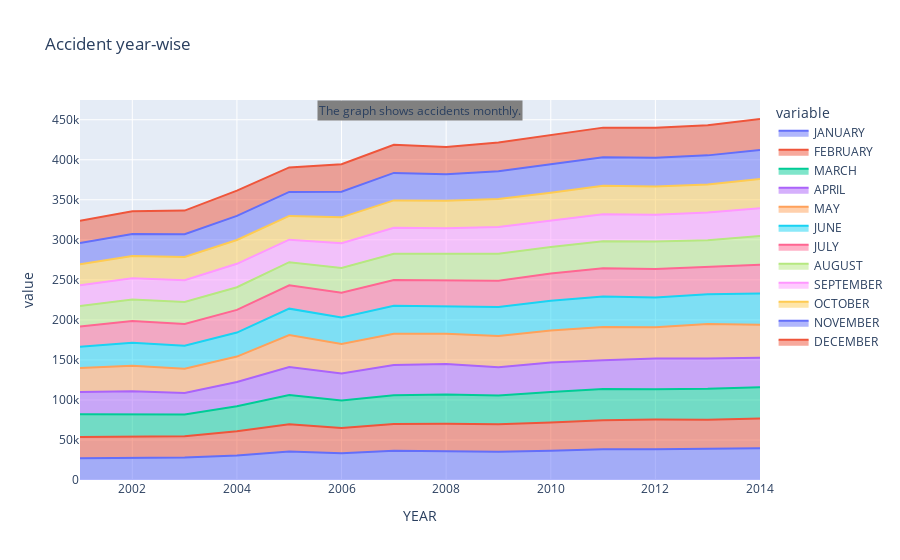

Here is the notebook cell this chart was saved with:
### Code cell
month = ['JANUARY', 'FEBRUARY', 'MARCH', 'APRIL', 'MAY', 'JUNE', 'JULY', 'AUGUST', 'SEPTEMBER', 'OCTOBER','NOVEMBER', 'DECEMBER']
fig = px.area(grouped_obj, x=grouped_obj.index, y=month, title='Accident YEAR-wise')
conclusion = 'The graph shows accidents monthly.'
fig.add_annotation(text=conclusion, xref='paper', yref='paper', x=.5, y=1, bgcolor='grey', showarrow=False, font=dict(size=12))
fig.show()

### Figure 1 — Plotly figure (JSON) as saved in the notebook; plotly's stock layout.template omitted (floating-point values rounded to 4 significant figures)
{"data": [{"fillpattern": {"shape": ""}, "hovertemplate": "variable=JANUARY<br>YEAR=%{x}<br>value=%{y}<extra></extra>", "legendgroup": "JANUARY", "line": {"color": "#636efa"}, "marker": {"symbol": "circle"}, "mode": "lines", "name": "JANUARY", "orientation": "v", "showlegend": true, "stackgroup": "1", "type": "scatter", "x": [2001, 2002, 2003, 2004, 2005, 2006, 2007, 2008, 2009, 2010, 2011, 2012, 2013, 2014], "xaxis": "x", "y": [27039, 27426, 28209, 30722, 35740, 33535, 36432, 36012, 35346, 36674, 38305, 38395, 39185, 39699], "yaxis": "y"}, {"fillpattern": {"shape": ""}, "hovertemplate": "variable=FEBRUARY<br>YEAR=%{x}<br>value=%{y}<extra></extra>", "legendgroup": "FEBRUARY", "line": {"color": "#EF553B"}, "marker": {"symbol": "circle"}, "mode": "lines", "name": "FEBRUARY", "orientation": "v", "showlegend": true, "stackgroup": "1", "type": "scatter", "x": [2001, 2002, 2003, 2004, 2005, 2006, 2007, 2008, 2009, 2010, 2011, 2012, 2013, 2014], "xaxis": "x", "y": [26694, 26441, 26334, 30297, 34023, 31356, 33614, 34314, 34265, 35277, 36296, 37109, 36137, 37115], "yaxis": "y"}, {"fillpattern": {"shape": ""}, "hovertemplate": "variable=MARCH<br>YEAR=%{x}<br>value=%{y}<extra></extra>", "legendgroup": "MARCH", "line": {"color": "#00cc96"}, "marker": {"symbol": "circle"}, "mode": "lines", "name": "MARCH", "orientation": "v", "showlegend": true, "stackgroup": "1", "type": "scatter", "x": [2001, 2002, 2003, 2004, 2005, 2006, 2007, 2008, 2009, 2010, 2011, 2012, 2013, 2014], "xaxis": "x", "y": [28284, 28210, 27266, 31055, 36287, 34275, 35873, 36402, 36024, 37861, 39114, 37862, 38543, 39085], "yaxis": "y"}, {"fillpattern": {"shape": ""}, "hovertemplate": "variable=APRIL<br>YEAR=%{x}<br>value=%{y}<extra></extra>", "legendgroup": "APRIL", "line": {"color": "#ab63fa"}, "marker": {"symbol": "circle"}, "mode": "lines", "name": "APRIL", "orientation": "v", "showlegend": true, "stackgroup": "1", "type": "scatter", "x": [2001, 2002, 2003, 2004, 2005, 2006, 2007, 2008, 2009, 2010, 2011, 2012, 2013, 2014], "xaxis": "x", "y": [27921, 28883, 26863, 30335, 34981, 33735, 37629, 38059, 35243, 37055, 35956, 38474, 37782, 36747], "yaxis": "y"}, {"fillpattern": {"shape": ""}, "hovertemplate": "variable=MAY<br>YEAR=%{x}<br>value=%{y}<extra></extra>", "legendgroup": "MAY", "line": {"color": "#FFA15A"}, "marker": {"symbol": "circle"}, "mode": "lines", "name": "MAY", "orientation": "v", "showlegend": true, "stackgroup": "1", "type": "scatter", "x": [2001, 2002, 2003, 2004, 2005, 2006, 2007, 2008, 2009, 2010, 2011, 2012, 2013, 2014], "xaxis": "x", "y": [29978, 31726, 30335, 31752, 40126, 37019, 39036, 37912, 38928, 39821, 41542, 38920, 43064, 41404], "yaxis": "y"}, {"fillpattern": {"shape": ""}, "hovertemplate": "variable=JUNE<br>YEAR=%{x}<br>value=%{y}<extra></extra>", "legendgroup": "JUNE", "line": {"color": "#19d3f3"}, "marker": {"symbol": "circle"}, "mode": "lines", "name": "JUNE", "orientation": "v", "showlegend": true, "stackgroup": "1", "type": "scatter", "x": [2001, 2002, 2003, 2004, 2005, 2006, 2007, 2008, 2009, 2010, 2011, 2012, 2013, 2014], "xaxis": "x", "y": [26660, 28829, 28593, 29984, 32851, 33018, 34934, 34005, 36234, 37094, 37889, 37325, 37249, 38909], "yaxis": "y"}, {"fillpattern": {"shape": ""}, "hovertemplate": "variable=JULY<br>YEAR=%{x}<br>value=%{y}<extra></extra>", "legendgroup": "JULY", "line": {"color": "#FF6692"}, "marker": {"symbol": "circle"}, "mode": "lines", "name": "JULY", "orientation": "v", "showlegend": true, "stackgroup": "1", "type": "scatter", "x": [2001, 2002, 2003, 2004, 2005, 2006, 2007, 2008, 2009, 2010, 2011, 2012, 2013, 2014], "xaxis": "x", "y": [25141, 27136, 27268, 28333, 29080, 30827, 32402, 32655, 32897, 34081, 35296, 35354, 33847, 35946], "yaxis": "y"}, {"fillpattern": {"shape": ""}, "hovertemplate": "variable=AUGUST<br>YEAR=%{x}<br>value=%{y}<extra></extra>", "legendgroup": "AUGUST", "line": {"color": "#B6E880"}, "marker": {"symbol": "circle"}, "mode": "lines", "name": "AUGUST", "orientation": "v", "showlegend": true, "stackgroup": "1", "type": "scatter", "x": [2001, 2002, 2003, 2004, 2005, 2006, 2007, 2008, 2009, 2010, 2011, 2012, 2013, 2014], "xaxis": "x", "y": [25708, 26824, 27401, 28275, 28919, 30930, 32698, 32895, 33674, 33130, 33689, 34507, 33698, 36003], "yaxis": "y"}, {"fillpattern": {"shape": ""}, "hovertemplate": "variable=SEPTEMBER<br>YEAR=%{x}<br>value=%{y}<extra></extra>", "legendgroup": "SEPTEMBER", "line": {"color": "#FF97FF"}, "marker": {"symbol": "circle"}, "mode": "lines", "name": "SEPTEMBER", "orientation": "v", "showlegend": true, "stackgroup": "1", "type": "scatter", "x": [2001, 2002, 2003, 2004, 2005, 2006, 2007, 2008, 2009, 2010, 2011, 2012, 2013, 2014], "xaxis": "x", "y": [25816, 26549, 27379, 29267, 28177, 30982, 32328, 32217, 33532, 32898, 33883, 33224, 34565, 34485], "yaxis": "y"}, {"fillpattern": {"shape": ""}, "hovertemplate": "variable=OCTOBER<br>YEAR=%{x}<br>value=%{y}<extra></extra>", "legendgroup": "OCTOBER", "line": {"color": "#FECB52"}, "marker": {"symbol": "circle"}, "mode": "lines", "name": "OCTOBER", "orientation": "v", "showlegend": true, "stackgroup": "1", "type": "scatter", "x": [2001, 2002, 2003, 2004, 2005, 2006, 2007, 2008, 2009, 2010, 2011, 2012, 2013, 2014], "xaxis": "x", "y": [26142, 27644, 28874, 29796, 29689, 32356, 34254, 34309, 34857, 34783, 35400, 35276, 35103, 36478], "yaxis": "y"}, {"fillpattern": {"shape": ""}, "hovertemplate": "variable=NOVEMBER<br>YEAR=%{x}<br>value=%{y}<extra></extra>", "legendgroup": "NOVEMBER", "line": {"color": "#636efa"}, "marker": {"symbol": "circle"}, "mode": "lines", "name": "NOVEMBER", "orientation": "v", "showlegend": true, "stackgroup": "1", "type": "scatter", "x": [2001, 2002, 2003, 2004, 2005, 2006, 2007, 2008, 2009, 2010, 2011, 2012, 2013, 2014], "xaxis": "x", "y": [26737, 27462, 28500, 30156, 29898, 32020, 34398, 32979, 34690, 35888, 35870, 35919, 36297, 36378], "yaxis": "y"}, {"fillpattern": {"shape": ""}, "hovertemplate": "variable=DECEMBER<br>YEAR=%{x}<br>value=%{y}<extra></extra>", "legendgroup": "DECEMBER", "line": {"color": "#EF553B"}, "marker": {"symbol": "circle"}, "mode": "lines", "name": "DECEMBER", "orientation": "v", "showlegend": true, "stackgroup": "1", "type": "scatter", "x": [2001, 2002, 2003, 2004, 2005, 2006, 2007, 2008, 2009, 2010, 2011, 2012, 2013, 2014], "xaxis": "x", "y": [27600, 28577, 29446, 31371, 30607, 34379, 35059, 34096, 35938, 36092, 36883, 37677, 37531, 38649], "yaxis": "y"}], "layout": {"annotations": [{"bgcolor": "grey", "font": {"size": 12}, "showarrow": false, "text": "The graph shows accidents monthly.", "x": 0.5, "xref": "paper", "y": 1, "yref": "paper"}], "legend": {"title": {"text": "variable"}, "tracegroupgap": 0}, "title": {"text": "Accident year-wise"}, "xaxis": {"anchor": "y", "domain": [0, 1], "title": {"text": "YEAR"}}, "yaxis": {"anchor": "x", "domain": [0, 1], "title": {"text": "value"}}}}
